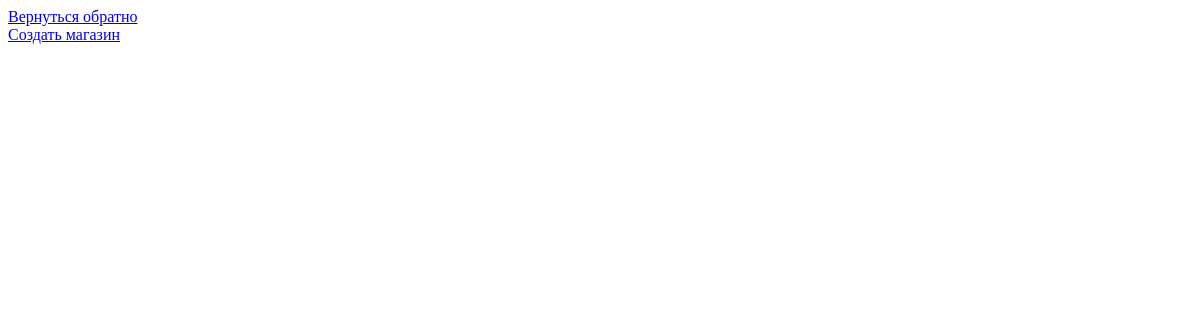
Page /show/shop on the earlier database version.
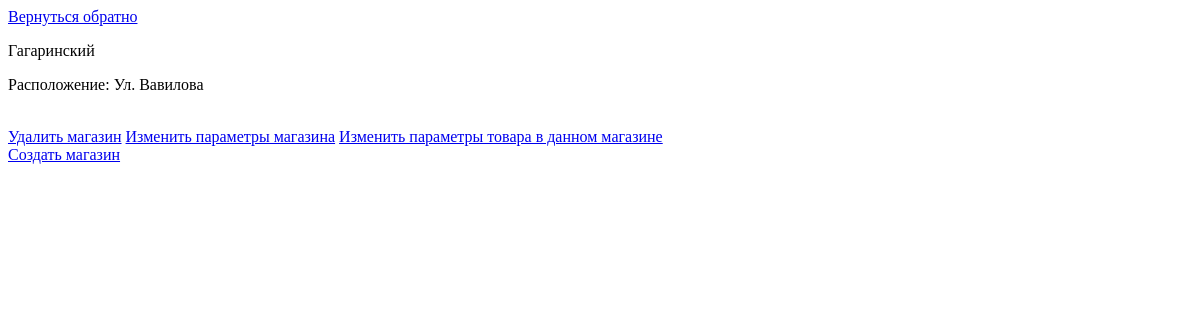
Same page on the later database version.
### tables this page shows
CREATE TABLE shops
                                    (id INTEGER PRIMARY KEY AUTOINCREMENT,
                                     name_of_shop VARCHAR(50),
                                     location VARCHAR(50)
                                     );

### app.py (the view)
@app.route('/show/shop')
def show_shop():
    sm = ShopModel(db.get_connection())
    shops = sm.get_all()
    shops = [[i[1], i[0] , i[2]] for i in shops]
    shops.sort()
    return render_template('work_with_shops.html', shops = shops)

### app.py (called while the page is built)
@app.context_processor
def override_url_for():
    return dict(url_for=dated_url_for)

def dated_url_for(endpoint, **values):
    if endpoint == 'static':
        filename = values.get('filename', None)
        if filename:
            file_path = os.path.join(app.root_path,
                                 endpoint, filename)
            values['q'] = int(os.stat(file_path).st_mtime)
    return url_for(endpoint, **values)

### db.py (called while the page is built)
    def get_connection(self):
        return self.conn

### shop_model.py (called while the page is built)
    def get_all(self):
        cursor = self.connection.cursor()
        cursor.execute('''SELECT * FROM shops''')
        row = cursor.fetchall()
        return row

### templates/work_with_shops.html (shortened to what this page needs)
<!DOCTYPE html>
<html lang="en">
<head>
    <link href="{{ url_for('static', filename='point.css') }}" rel="stylesheet" type="text/css">
</head>
<body>
    <a href = '/profile'>Вернуться обратно</a>
    <br>
    {% for shop in shops %}
        <div>
            <p>{{ shop[0] }}</p>
            <p>Расположение: {{ shop[2] }}</p>
            <br>
            <a href = '/delete/shop/{{ shop[1] }}'>Удалить магазин</a>
            <a href="/update/shop/{{ shop[1] }}">Изменить параметры магазина</a>
            <a href = "/choose/shop/{{ shop[1] }}">Изменить параметры товара в данном магазине</a>
        </div>
    {% endfor %}
    <a href="/create/shop">Создать магазин</a>
</body>
</html>

Differences in the rows shown:
added shops: name_of_shop "Гагаринский", location "Ул. Вавилова"
